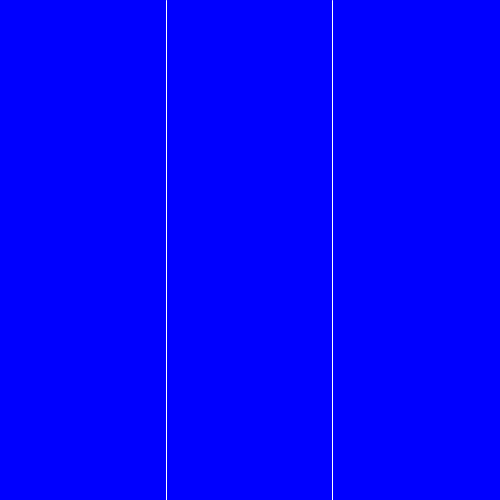
Frame 1 (no input)
Frame 60 (the mouse pressed at the canvas centre just before this capture): identical to frame 1, image omitted
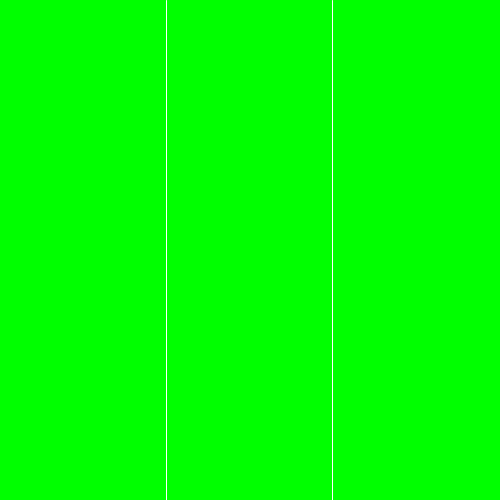
Frame 120 (the mouse held since frame 60 and released just before this capture)

The Processing sketch that drew these frames (run headless with seeded random() and noise(); from frame 60 on, the mouse is pressed at the canvas centre):

// Processing sketch: sketch_7__Controlli_condizionali
// ── sketch_7__Controlli_condizionali.pde
/*
    Workshop ISIA: Processing e il Generative Design per l'Editoria
    con / with Federico Pepe
    a cura di / curated by Valentina Rachiele
    per II anno Editoria / for 2nd year Publishing
    24-28 Marzo 2025

    Controlli condizionali
*/


void setup() {
  size(500, 500);
  stroke(255);
}

void draw() {
  if(mouseX >= (width/3)*2) {
    background(255, 0, 0);
  } else if(mouseX >= width/3) {
    background(0, 255, 0);
  }
  else {
    background(0, 0, 255);
  }
  line(width/3, 0, width/3, height);
  line((width/3)*2, 0, (width/3)*2, height);
}
